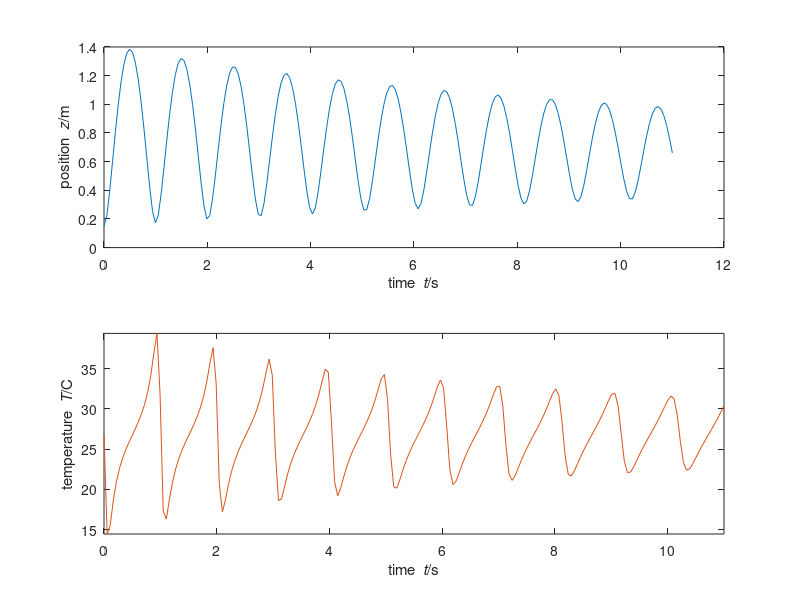

MATLAB code for this plot:
%%%% Numerical time integration of piston-gas-spring
%% SI units used throughout
%% Vertical coordinate z, positive upward #\iffalse
clearvars; #\fi@

m = 10; % mass of piston
N = 0.04; % amount of ideal gas
A = 0.1^2; % area of piston
g = 9.8; % gravitational acceleration
R = 8.31446261815; % molar gas constant
C = 20; % molar heat capacity of gas
mu = 0*0.00004; % gas viscosity
h = 8000; % heat-transfer coefficient
T_out = 300; % temperature of environment
k = 100; % elastic constant of spring

t_end = 11; % final time
dt = 0.0001; % time step

G = -m*g; % gravity supply of momentum to piston

t = 0; % initial time
z = 0.15; % initial position of piston
v = 0; % initial velocity of piston
T = 300; % initial temperature of gas
#\iffalse
%% Plot & saving
%% adjust final time if not multiple of timestep
t_end = t_end + mod(t_end-t,dt);
%% Save values of all quantities at some steps during the simulation,
%% for subsequente analysis or plotting
%% (saving at all timesteps could be too costly)
Nsaves = 200; % number of timepoints to save during the simulation
%% Calculate time interval for saving
dsave = (t_end-t)/(Nsaves-1);
if abs(dsave) < (dt)
  error('time interval between saves is smaller than timestep')
end
%% Initialize vectors to contain saved values
tSave = nan(Nsaves,1);
zSave = nan(Nsaves,1);
vSave = nan(Nsaves,1);
TSave = nan(Nsaves,1);
%% Save initial values
i = 1; % index that keeps count of savepoints
t0 = t;
tSave(1) = t;
zSave(1) = z;
vSave(1) = v;
TSave(1) = T;
%% Numerical time integration
#\fi@
while t < t_end
  P = m*v;
  F_pis_spring = -k*z;
  F_pis_gas = A * ( N*R*T/(A*z) - mu*A*v/(A*z) );
  F_pis_tot = F_pis_gas + F_pis_spring;
  E = C*N*T;
  Q = A*h*(T_out - T);
  F_gas_pis = -F_pis_gas;
  phi = (Q + F_gas_pis*v);
  P = P + (F_pis_tot + G)*dt;
  E = E + phi*dt;
  z = z + v*dt;
  t = t + dt;
  v = P/m;
  T = E/(C*N); #\iffalse
  %% Check whether to save & plot at this step
  if min(abs([0 dsave] - mod(t-t0, dsave))) <= dt/2
    i = i+1;
    tSave(i) = t;
    zSave(i) = z;
    vSave(i) = v;
    TSave(i) = T;
  end #\fi@
end #\iffalse
%% Plot trajectory
close all;
subplot(2,1,1)
cols = get(0, 'DefaultAxesColorOrder');
plot(tSave,zSave,'-','Color',cols(1,:));
xlabel('time {\it t}/s'); ylabel('position {\it z}/m'); hold on;
subplot(2,1,2)
plot(tSave,TSave-273.15,'-','Color',cols(2,:)); axis('tight');
xlabel('time {\it t}/s'); ylabel('temperature {\it T}/C'); # \fi@
